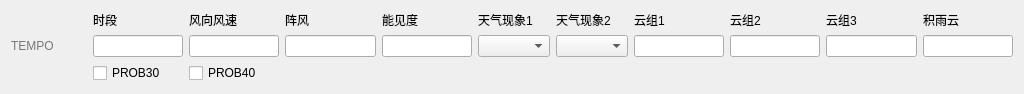
<?xml version="1.0" encoding="UTF-8"?>
<ui version="4.0">
 <class>Form</class>
 <widget class="QWidget" name="Form">
  <property name="geometry">
   <rect>
    <x>0</x>
    <y>0</y>
    <width>1024</width>
    <height>80</height>
   </rect>
  </property>
  <property name="windowTitle">
   <string>Form</string>
  </property>
  <layout class="QVBoxLayout" name="verticalLayout">
   <item>
    <layout class="QGridLayout" name="layout">
     <item row="0" column="5">
      <widget class="QLabel" name="wind_label">
       <property name="text">
        <string>风向风速</string>
       </property>
       <property name="buddy">
        <cstring>wind</cstring>
       </property>
      </widget>
     </item>
     <item row="0" column="12">
      <widget class="QLabel" name="cloud3_label">
       <property name="text">
        <string>云组3</string>
       </property>
       <property name="buddy">
        <cstring>cloud3</cstring>
       </property>
      </widget>
     </item>
     <item row="0" column="4">
      <widget class="QLabel" name="interval_label">
       <property name="text">
        <string>时段</string>
       </property>
       <property name="buddy">
        <cstring>interval</cstring>
       </property>
      </widget>
     </item>
     <item row="2" column="4">
      <widget class="QLineEdit" name="interval"/>
     </item>
     <item row="0" column="6">
      <widget class="QLabel" name="gust_label">
       <property name="text">
        <string>阵风</string>
       </property>
       <property name="buddy">
        <cstring>gust</cstring>
       </property>
      </widget>
     </item>
     <item row="2" column="10">
      <widget class="QLineEdit" name="cloud1"/>
     </item>
     <item row="2" column="9">
      <widget class="QComboBox" name="weather2"/>
     </item>
     <item row="2" column="7">
      <widget class="QLineEdit" name="vis"/>
     </item>
     <item row="2" column="13">
      <widget class="QLineEdit" name="cb"/>
     </item>
     <item row="0" column="11">
      <widget class="QLabel" name="cloud2_label">
       <property name="text">
        <string>云组2</string>
       </property>
       <property name="buddy">
        <cstring>cloud2</cstring>
       </property>
      </widget>
     </item>
     <item row="0" column="7">
      <widget class="QLabel" name="vis_label">
       <property name="text">
        <string>能见度</string>
       </property>
       <property name="buddy">
        <cstring>vis</cstring>
       </property>
      </widget>
     </item>
     <item row="2" column="5">
      <widget class="QLineEdit" name="wind"/>
     </item>
     <item row="0" column="9">
      <widget class="QLabel" name="weather2_label">
       <property name="text">
        <string>天气现象2</string>
       </property>
       <property name="buddy">
        <cstring>weather2</cstring>
       </property>
      </widget>
     </item>
     <item row="2" column="11">
      <widget class="QLineEdit" name="cloud2"/>
     </item>
     <item row="3" column="5">
      <widget class="QCheckBox" name="prob40">
       <property name="enabled">
        <bool>true</bool>
       </property>
       <property name="text">
        <string>PROB40</string>
       </property>
       <property name="autoExclusive">
        <bool>true</bool>
       </property>
       <property name="tristate">
        <bool>false</bool>
       </property>
       <attribute name="buttonGroup">
        <string notr="true">prob_group</string>
       </attribute>
      </widget>
     </item>
     <item row="2" column="6">
      <widget class="QLineEdit" name="gust"/>
     </item>
     <item row="0" column="10">
      <widget class="QLabel" name="cloud1_label">
       <property name="text">
        <string>云组1</string>
       </property>
       <property name="buddy">
        <cstring>cloud1</cstring>
       </property>
      </widget>
     </item>
     <item row="2" column="12">
      <widget class="QLineEdit" name="cloud3"/>
     </item>
     <item row="3" column="4">
      <widget class="QCheckBox" name="prob30">
       <property name="text">
        <string>PROB30</string>
       </property>
       <property name="autoExclusive">
        <bool>true</bool>
       </property>
       <attribute name="buttonGroup">
        <string notr="true">prob_group</string>
       </attribute>
      </widget>
     </item>
     <item row="2" column="8">
      <widget class="QComboBox" name="weather1"/>
     </item>
     <item row="0" column="13">
      <widget class="QLabel" name="cb_label">
       <property name="text">
        <string>积雨云</string>
       </property>
       <property name="buddy">
        <cstring>cb</cstring>
       </property>
      </widget>
     </item>
     <item row="0" column="8">
      <widget class="QLabel" name="weather1_label">
       <property name="text">
        <string>天气现象1</string>
       </property>
       <property name="buddy">
        <cstring>weather1</cstring>
       </property>
      </widget>
     </item>
     <item row="2" column="0">
      <widget class="QLabel" name="name">
       <property name="minimumSize">
        <size>
         <width>76</width>
         <height>0</height>
        </size>
       </property>
       <property name="styleSheet">
        <string notr="true">color: rgb(120, 120, 120);</string>
       </property>
       <property name="text">
        <string>TEMPO</string>
       </property>
      </widget>
     </item>
    </layout>
   </item>
  </layout>
 </widget>
 <tabstops>
  <tabstop>interval</tabstop>
  <tabstop>wind</tabstop>
  <tabstop>gust</tabstop>
  <tabstop>vis</tabstop>
  <tabstop>weather1</tabstop>
  <tabstop>weather2</tabstop>
  <tabstop>cloud1</tabstop>
  <tabstop>cloud2</tabstop>
  <tabstop>cloud3</tabstop>
  <tabstop>cb</tabstop>
  <tabstop>prob30</tabstop>
  <tabstop>prob40</tabstop>
 </tabstops>
 <resources/>
 <connections/>
 <buttongroups>
  <buttongroup name="prob_group">
   <property name="exclusive">
    <bool>false</bool>
   </property>
  </buttongroup>
 </buttongroups>
</ui>
